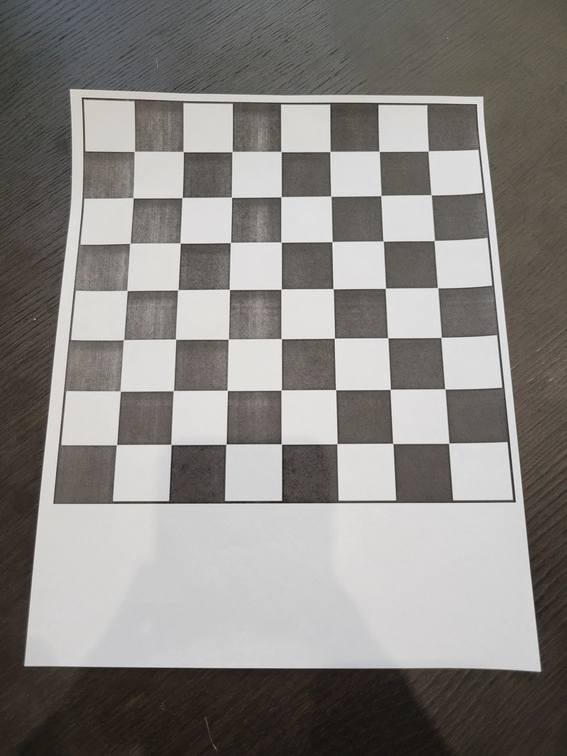
#> input picture 20220616_155637.jpg, 567 x 756 px; its folder holds only this picture in this run
$ python compute.py
#> lines starting #> are read from the running program, lines starting #| are printed output that depends on the picture; after the words box and inside, x2 and y2 are one past the last pixel; in counts of white or black regions, pixels touching at a corner belong together; long printed decimals are rounded
import math
import cv2
import numpy as np
import glob

criteria = (cv2.TERM_CRITERIA_EPS + cv2.TERM_CRITERIA_MAX_ITER, 30, 0.001)
objp = np.zeros((7*7, 3), np.float32)
objp[:,:2] = np.mgrid[0:7,0:7].T.reshape(-1,2)
objpoints = []
imgpoints = []
images = glob.glob('*.jpg')

lower_bound = np.array([0,0,143])
upper_bound = np.array([179,61,252])

img_size = None

print("Begin chessboard exercise!")

for fname in images:
	print("\nProcessing: %s" % fname)

	# load image, get b/w mask
	img = cv2.imread(fname)
#> img is the input picture: shape (756, 567, 3); mean B, G, R 130.2, 133.8, 136.8
	if img_size == None:
		gray = cv2.cvtColor(img, cv2.COLOR_BGR2GRAY)
		img_size = gray.shape[::-1]
#> img_size = (567, 756)
	hsv = cv2.cvtColor(img, cv2.COLOR_BGR2HSV)
#> hsv: shape (756, 567, 3); mean H, S, V 28.1, 23.5, 137.1
	mask = cv2.inRange(hsv, lower_bound, upper_bound)
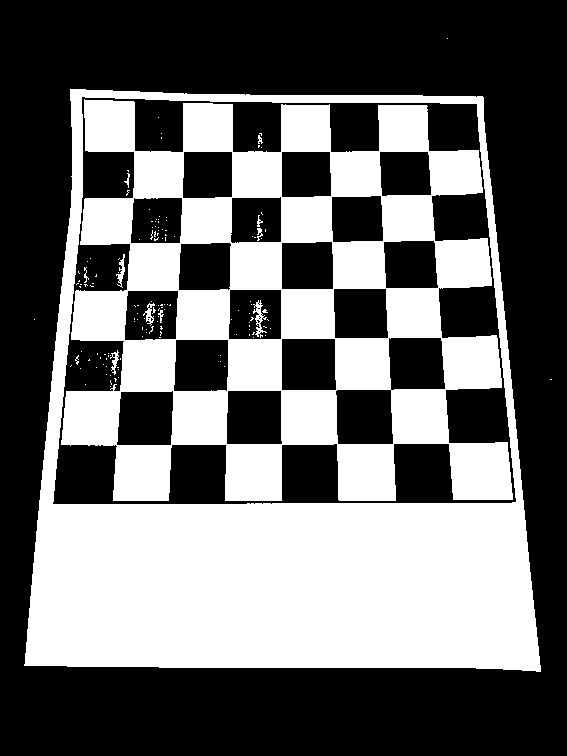
#> mask: shape (756, 567); 42.1% white; 138 white regions (126 under 20 px), largest, box (x1, y1, x2, y2) and area: (24, 89, 541, 672) 93742, (61, 99, 513, 501) 85626, (253, 300, 267, 338) 193

	# isolate chessboard
	kernel = cv2.getStructuringElement(cv2.MORPH_RECT, (50,30))
	dilated = cv2.dilate(mask, kernel, iterations=5)
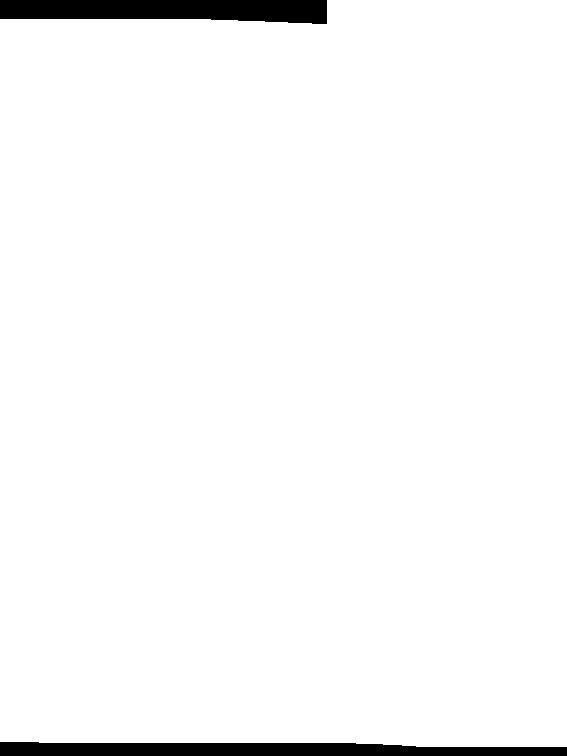
#> dilated: shape (756, 567); 96.9% white; 2 black regions, box (x1, y1, x2, y2) and area: (0, 742, 567, 756) 6699, (0, 0, 327, 24) 6534
	res = 255 - cv2.bitwise_and(dilated, mask)
	res = np.uint8(res)

	cv2.imshow('Chessboard', res)
	cv2.waitKey(500)

	print("Finding corners...")
	ret, corners = cv2.findChessboardCorners(res, (7,7), None)
#> ret = True; corners = 49 rows, first 8: [134, 151], [183, 151.5], [232, 151.5], [281, 151.5], [330, 151.5], [379, 151], [428.2, 150.8], [132.7, 197.3]
	if ret == True:
		print("Success! Adjusting and displaying...")
		objpoints.append(objp)
		corners2 = cv2.cornerSubPix(res, corners, (11,11), (-1,-1), criteria)
#> corners2 = 49 rows, first 8: [134, 151], [183, 151.5], [232, 151.5], [281, 151.5], [330, 151.5], [379, 151], [428.3, 151.1], [131.4, 196.8]
		imgpoints.append(corners)
		cv2.drawChessboardCorners(img, (7,7), corners2, ret)
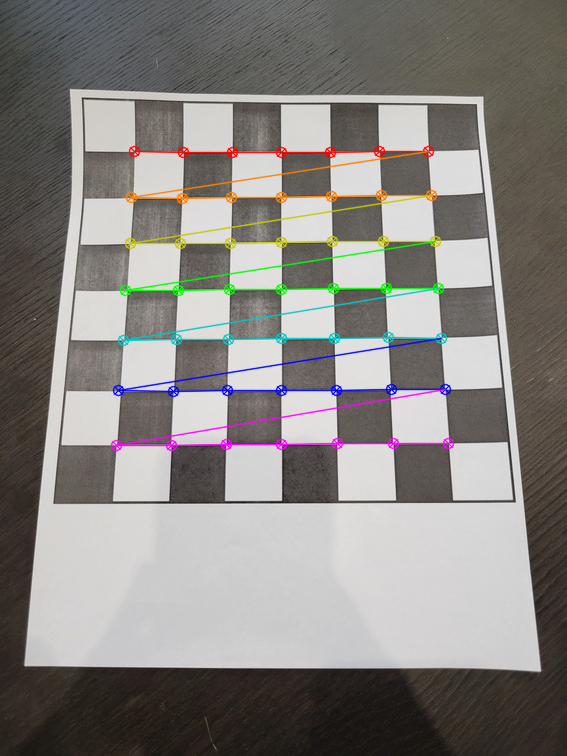
#> img: shape (756, 567, 3); 3.77% of pixels changed, all inside (x1, y1, x2, y2) = (110, 145, 455, 452)
		cv2.imshow('Chessboard', img)
		cv2.waitKey(500)
	else:
		print("Something went wrong! Skipping...")

print("\nFound %d object points and %d image points." % (len(objpoints), len(imgpoints)))
#| Found 1 object points and 1 image points.
ret, mat, dist, rvecs, tvecs = cv2.calibrateCamera(objpoints, imgpoints, img_size, cameraMatrix = None, distCoeffs = None)
#> ret = 0.562; mat = [[1036.5, 0, 305.1], [0, 1167.3, 525.8], [0, 0, 1]]; dist = [[-0.113, -1.32, -0.0155, 0.0172, 14.6]]; rvecs = ([-0.438, -0.0276, -0.0111],); tvecs = ([-3.52, -6.72, 21.04],)
print("Matrix:")
print(mat)
#| [[1.03650875e+03 0.00000000e+00 3.05060209e+02]
#|  [0.00000000e+00 1.16729274e+03 5.25833430e+02]
#|  [0.00000000e+00 0.00000000e+00 1.00000000e+00]]

cv2.destroyAllWindows()

$ run again, on 20220616_155655.jpg
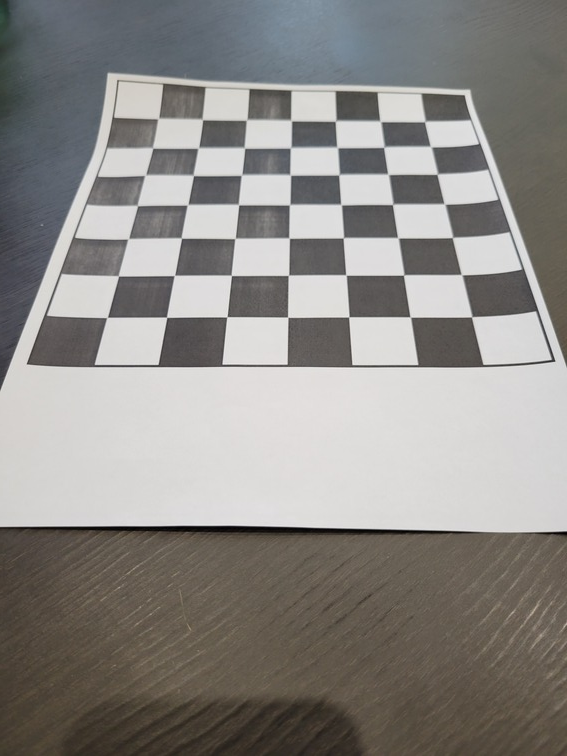
#> input picture 20220616_155655.jpg, 567 x 756 px
#> img is the input picture: shape (756, 567, 3); mean B, G, R 134.6, 138, 140.5
#> hsv: shape (756, 567, 3); mean H, S, V 43.5, 26.6, 142.8
#> `mask = cv2.inRange(hsv, lower_bound, upper_bound)`:
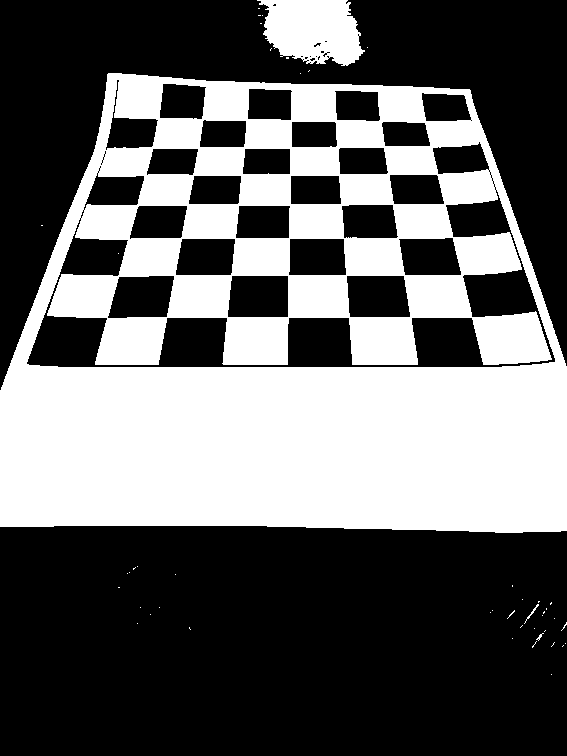
#> mask: shape (756, 567); 39.2% white; 47 white regions (43 under 20 px), largest, box (x1, y1, x2, y2) and area: (0, 73, 567, 533) 162819, (257, 0, 365, 66) 5248, (524, 604, 539, 624) 39, (536, 633, 544, 641) 20
#> dilated: shape (756, 567); 92.9% white; 3 black regions, box (x1, y1, x2, y2) and area: (0, 606, 567, 756) 28971, (493, 0, 567, 18) 1206, (0, 0, 137, 3) 411
#> `ret, corners = cv2.findChessboardCorners(res, (7,7), None)`: ret = True; corners = 49 rows, first 8: [157.2, 119.9], [203.1, 119.5], [246.5, 119.5], [291, 120.5], [334.6, 121.7], [380.5, 121], [424.2, 122.3], [151.5, 146.6]
#> corners2 = 49 rows, first 8: [158.1, 118.3], [202.2, 119.4], [246.3, 119.4], [290.8, 120.7], [336.1, 120.4], [380.5, 121], [425.2, 121.5], [152.3, 147.5]
#> `cv2.drawChessboardCorners(img, (7,7), corners2, ret)`:
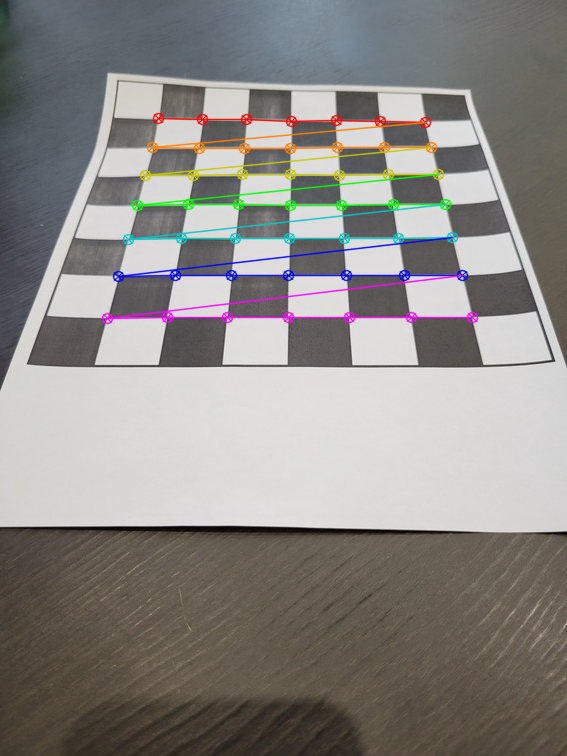
#> img: shape (756, 567, 3); 3.67% of pixels changed, all inside (x1, y1, x2, y2) = (101, 112, 479, 325)
#| Found 1 object points and 1 image points.
#> `ret, mat, dist, rvecs, tvecs = cv2.calibrateCamera(objpoints, imgpoint..`: ret = 0.702; mat = [[690.2, 0, 314.8], [0, 801.9, 424], [0, 0, 1]]; dist = [[-0.0322, -1.18, -0.00911, 0.0194, 6.6]]; rvecs = ([-0.766, -0.0285, -0.0113],); tvecs = ([-3.57, -5.82, 15.34],)
#| [[690.231   0.         314.845 ]
#|  [  0.         801.867 424.046]
#|  [  0.           0.           1.        ]]

$ run again, on 20220620_105635.jpg
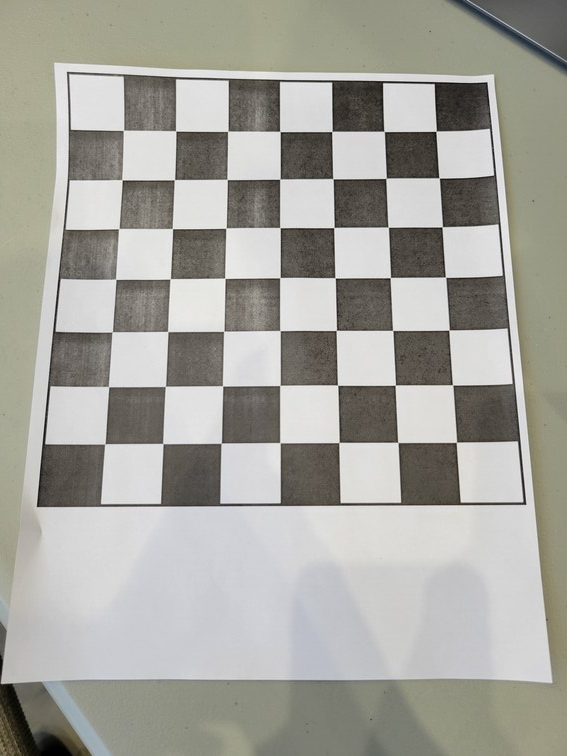
#> input picture 20220620_105635.jpg, 567 x 756 px
#> img is the input picture: shape (756, 567, 3); mean B, G, R 157.4, 164.4, 165.2
#> hsv: shape (756, 567, 3); mean H, S, V 36.4, 18.9, 166.3
#> `mask = cv2.inRange(hsv, lower_bound, upper_bound)`:
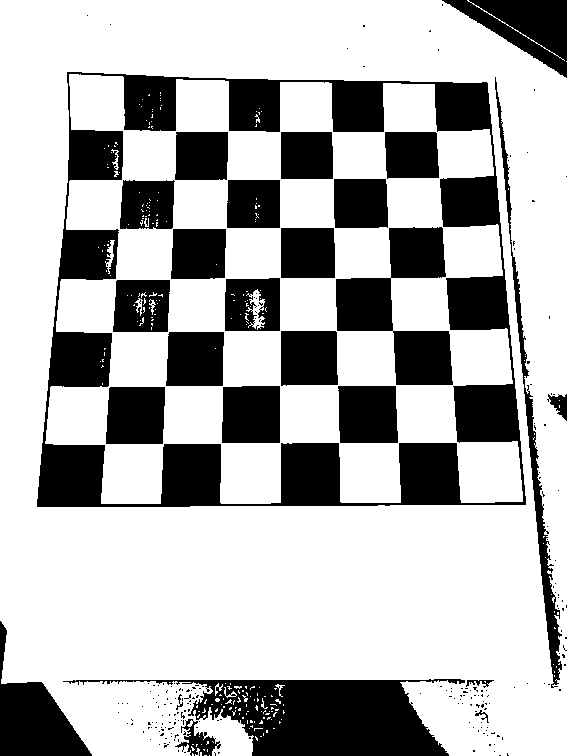
#> mask: shape (756, 567); 70.8% white; 228 black regions (202 under 20 px), largest, box (x1, y1, x2, y2) and area: (37, 72, 526, 507) 45537, (63, 679, 465, 756) 14875, (336, 227, 453, 385) 8657
#> dilated: shape (756, 567); every value is 255
#> `ret, corners = cv2.findChessboardCorners(res, (7,7), None)`: ret = True; corners = 49 rows, first 8: [122.8, 130.2], [175.4, 131], [228, 131], [280, 131.5], [332, 131.5], [384, 131.5], [436, 131.9], [121.7, 179.5]
#> corners2 = 49 rows, first 8: [123, 130], [175.6, 131.1], [228, 131], [280, 131.5], [332, 131.5], [384, 131.5], [436.5, 131.1], [120.1, 177.8]
#> `cv2.drawChessboardCorners(img, (7,7), corners2, ret)`:
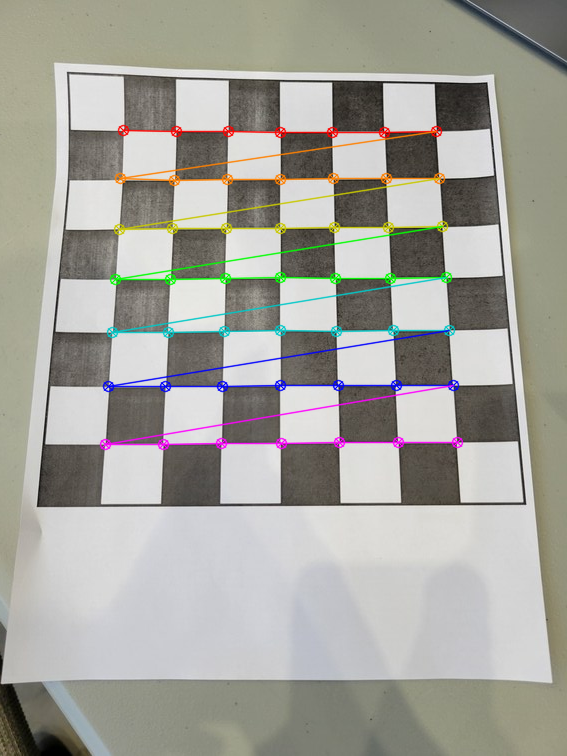
#> img: shape (756, 567, 3); 3.94% of pixels changed, all inside (x1, y1, x2, y2) = (99, 124, 464, 451)
#| Found 1 object points and 1 image points.
#> `ret, mat, dist, rvecs, tvecs = cv2.calibrateCamera(objpoints, imgpoint..`: ret = 0.42; mat = [[1264.4, 0, 324.5], [0, 1434.1, 494.2], [0, 0, 1]]; dist = [[-0.184, -0.766, -0.00413, 0.0141, 29.59]]; rvecs = ([-0.467, -0.0342, -0.0134],); tvecs = ([-3.87, -6.11, 24],)
#| [[1.26436058e+03 0.00000000e+00 3.24525401e+02]
#|  [0.00000000e+00 1.43413005e+03 4.94191478e+02]
#|  [0.00000000e+00 0.00000000e+00 1.00000000e+00]]

$ run again, on 20220620_105639.jpg
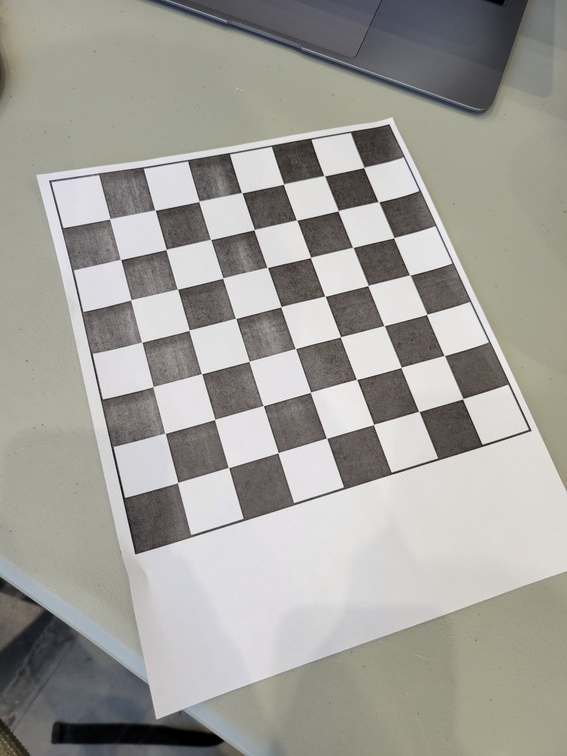
#> input picture 20220620_105639.jpg, 567 x 756 px
#> img is the input picture: shape (756, 567, 3); mean B, G, R 154.3, 159.9, 161.3
#> hsv: shape (756, 567, 3); mean H, S, V 50.3, 18.6, 162.8
#> `mask = cv2.inRange(hsv, lower_bound, upper_bound)`:
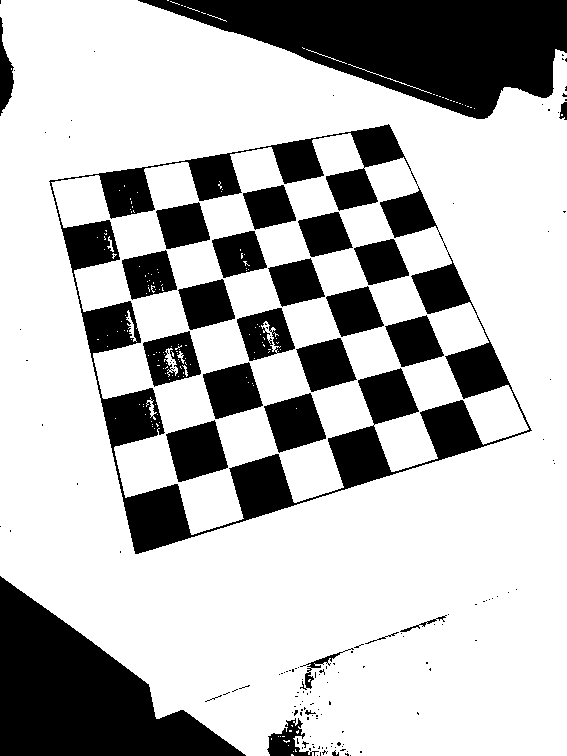
#> mask: shape (756, 567); 72.3% white; 151 black regions (124 under 20 px), largest, box (x1, y1, x2, y2) and area: (49, 124, 532, 554) 35230, (138, 0, 567, 119) 28145, (0, 576, 246, 756) 21792
#> dilated: shape (756, 567); 99.9% white; 1 black region, box (x1, y1, x2, y2) and area: (0, 738, 23, 756) 216
#> `ret, corners = cv2.findChessboardCorners(res, (7,7), None)`: ret = True; corners = 49 rows, first 8: [363.7, 167.2], [378.6, 201.5], [393.3, 238.4], [409.3, 275.3], [426.8, 313.8], [443.9, 355.1], [462.4, 399.3], [324.8, 175.7]
#> corners2 = 49 rows, first 8: [363.8, 167.3], [378.4, 201.6], [393.7, 237.8], [409.7, 275], [426.7, 314.3], [444.3, 355.5], [462.5, 398.7], [324.4, 175.7]
#> `cv2.drawChessboardCorners(img, (7,7), corners2, ret)`:
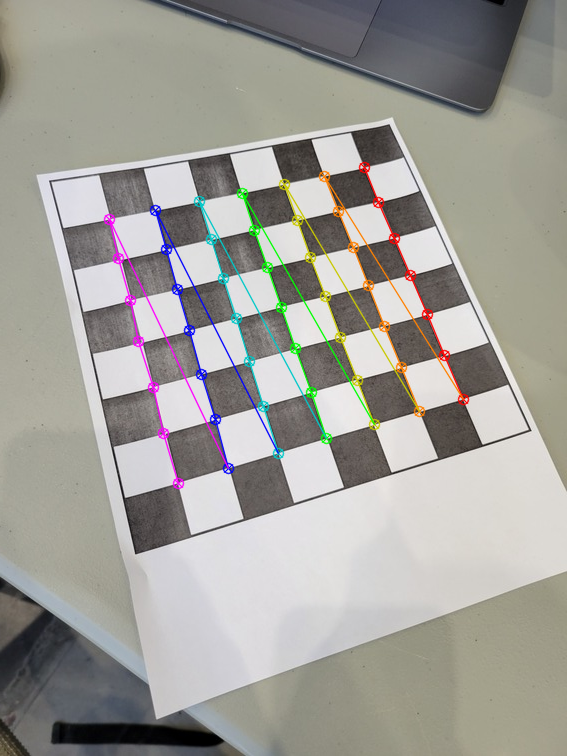
#> img: shape (756, 567, 3); 3.16% of pixels changed, all inside (x1, y1, x2, y2) = (103, 161, 470, 490)
#| Found 1 object points and 1 image points.
#> `ret, mat, dist, rvecs, tvecs = cv2.calibrateCamera(objpoints, imgpoint..`: ret = 0.596; mat = [[550.5, 0, 312.4], [0, 573.8, 456.5], [0, 0, 1]]; dist = [[-0.0725, 0.474, -0.00396, 0.00616, -0.654]]; rvecs = ([-0.352, 0.133, 1.25],); tvecs = ([1.2, -6.57, 13.15],)
#| [[550.478   0.         312.361 ]
#|  [  0.         573.793 456.489]
#|  [  0.           0.           1.        ]]

$ run again, on 20220616_155640.jpg
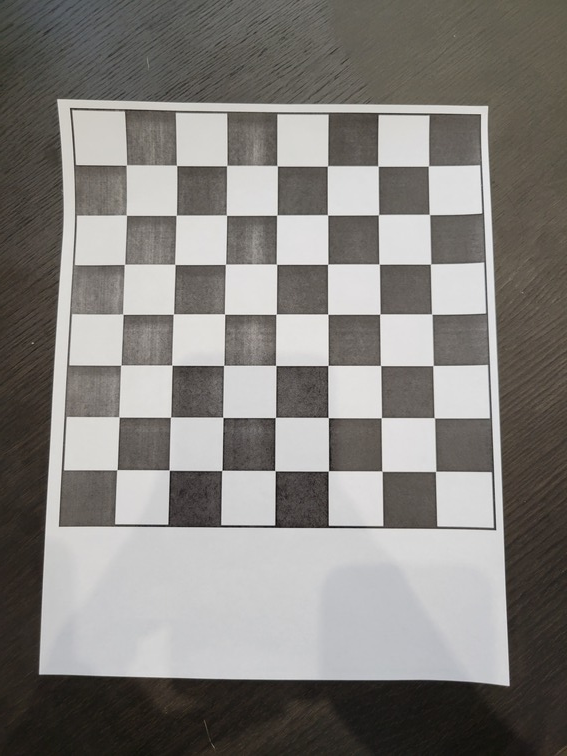
#> input picture 20220616_155640.jpg, 567 x 756 px
#> img is the input picture: shape (756, 567, 3); mean B, G, R 124.7, 128.4, 131.4
#> hsv: shape (756, 567, 3); mean H, S, V 29.7, 24.4, 131.7
#> `mask = cv2.inRange(hsv, lower_bound, upper_bound)`:
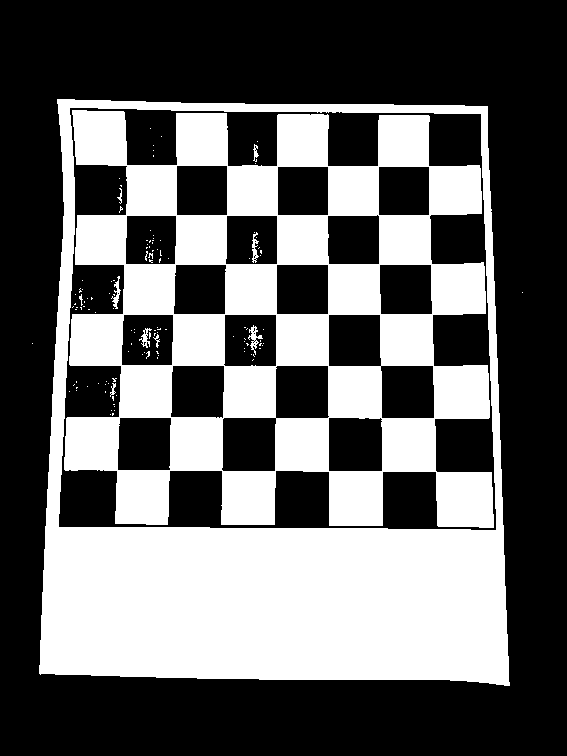
#> mask: shape (756, 567); 39.9% white; 123 white regions (112 under 20 px), largest, box (x1, y1, x2, y2) and area: (64, 110, 494, 528) 87800, (39, 99, 510, 686) 82158, (248, 325, 263, 355) 151
#> dilated: shape (756, 567); 95.7% white; 2 black regions, box (x1, y1, x2, y2) and area: (0, 0, 567, 35) 17943, (0, 752, 330, 756) 582
#> `ret, corners = cv2.findChessboardCorners(res, (7,7), None)`: ret = True; corners = 49 rows, first 8: [126.7, 164.7], [176.5, 165], [227, 165.5], [276.8, 165.8], [327.5, 166.1], [377.8, 165.8], [428.5, 166.1], [126, 215]
#> corners2 = 49 rows, first 8: [125.9, 165.2], [176.7, 164.8], [227, 165.5], [277, 166], [327.5, 166], [378, 166], [428.5, 166], [124.5, 213.8]
#> `cv2.drawChessboardCorners(img, (7,7), corners2, ret)`:
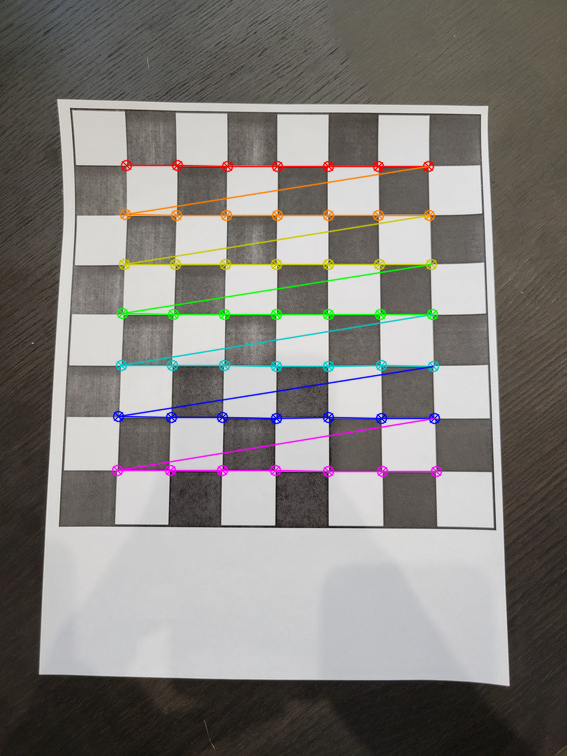
#> img: shape (756, 567, 3); 3.74% of pixels changed, all inside (x1, y1, x2, y2) = (111, 159, 443, 478)
#| Found 1 object points and 1 image points.
#> `ret, mat, dist, rvecs, tvecs = cv2.calibrateCamera(objpoints, imgpoint..`: ret = 0.443; mat = [[995.5, 0, 308.6], [0, 1005.8, 379.3], [0, 0, 1]]; dist = [[-0.533, 10.67, -0.00606, 0.0134, -50.11]]; rvecs = ([-0.192, -0.0136, 0.000575],); tvecs = ([-3.63, -4.2, 19.66],)
#| [[9.95540281e+02 0.00000000e+00 3.08616781e+02]
#|  [0.00000000e+00 1.00575923e+03 3.79333401e+02]
#|  [0.00000000e+00 0.00000000e+00 1.00000000e+00]]
